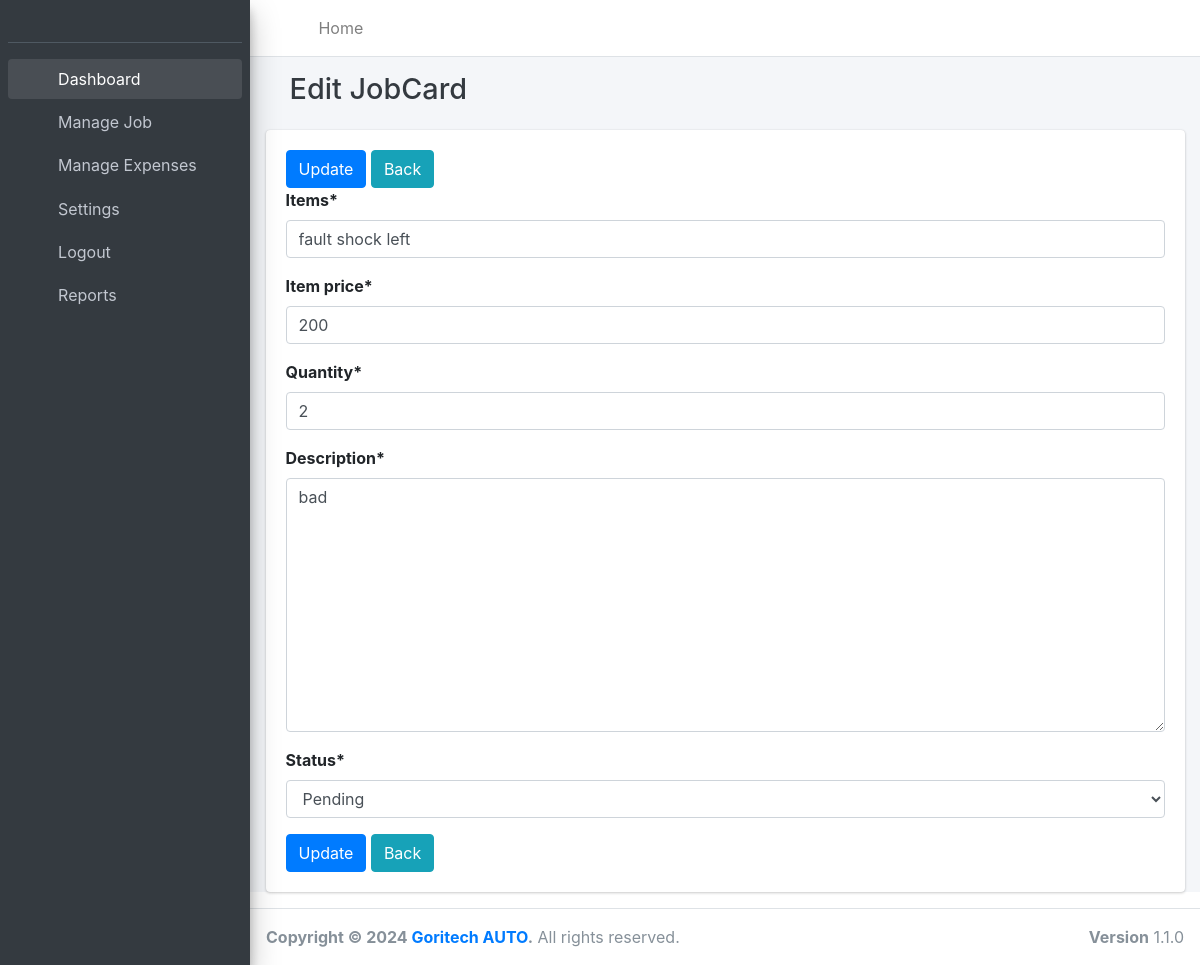
The app's page /edit_jobcard_item/1/ with its own data.
### spare/models/garage.py (models this page shows, shortened)
class JobCardItems(models.Model):
    JOB_STATUS_OPTIONS = [
        ('pending', 'Pending'),
        ('approved', 'Approved'),
        ('cancelled', 'Cancelled'),
    ]
    date=models.DateField(auto_now=True)
    items = models.CharField(max_length=100)
    jobcard = models.ForeignKey(
        JobCard,
        on_delete=models.CASCADE,
        related_name='job_card_items'
    )
    item_price = models.IntegerField()
    quantity = models.IntegerField()
    description = models.TextField(max_length=50)
    status=models.CharField(choices=JOB_STATUS_OPTIONS,default='pending',max_length=50)
    class Meta:
        verbose_name = ("JobCardItem")
        verbose_name_plural = ("JobCardItems")

### spare/views/items_views.py (the view, shortened to what this page needs)
# urls.py: path('edit_jobcard_item/<int:jobcard_item_id>/',item_views.edit_job_item, name='edit_job_card_item'),
def edit_job_item(request,jobcard_item_id):
    job_card_item = get_jobcard_item_edit(jobcard_item_id)
    job_item_form = JobItemForm(instance=job_card_item)
    context = {
        "job_item_form":job_item_form,
        "job_card_item":job_card_item
    }
    return render(request, "jobcard/job_card_item_edit.html", context)

### spare/forms/garage_forms/job_item_form.py
class JobItemForm(forms.ModelForm):
    class Meta:
        model = JobCardItems
        fields = '__all__'
    def __init__(self, *args, **kwargs):
        super(JobItemForm, self).__init__(*args, **kwargs)
        self.helper = FormHelper()
        self.fields["jobcard"].widget = HiddenInput()

### spare/selectors/garage_selectors/jobcard_selector.py (called while the page is built)
def get_jobcard_item_edit(jobcard_item_id):
    return JobCardItems.objects.get(pk=jobcard_item_id)

### spare/templates/jobcard/job_card_item_edit.html (shortened to what this page needs)
{% extends '../base.html' %}
{% load static %}
{% load crispy_forms_tags %}
{%block page_title%}
Edit JobCard
{% endblock%}
{% block content %}
<div class="content">
  <div class="container-fluid">
    <div class="card animated fadeInUp">
      <div class="card-body">
        <form method="POST" enctype="multipart/form-data">
          <input type="submit" value="Update" class="btn btn-primary" />
          <a href="{% url 'jobregister' %}" class="btn btn-info">Back </a>
          <div class="form-group">
            {{ job_item_form|crispy }}
          </div>
          <input type="submit" value="Update" class="btn btn-primary" />
          <a href="{% url 'jobregister' %}" class="btn btn-info">Back</a>
        </form>
      </div>
    </div>
  </div>
</div>
  {% endblock content %}

### records on screen
JobCardItems: items "fault shock left", item_price "200", quantity "2", description "bad", status "Pending"
